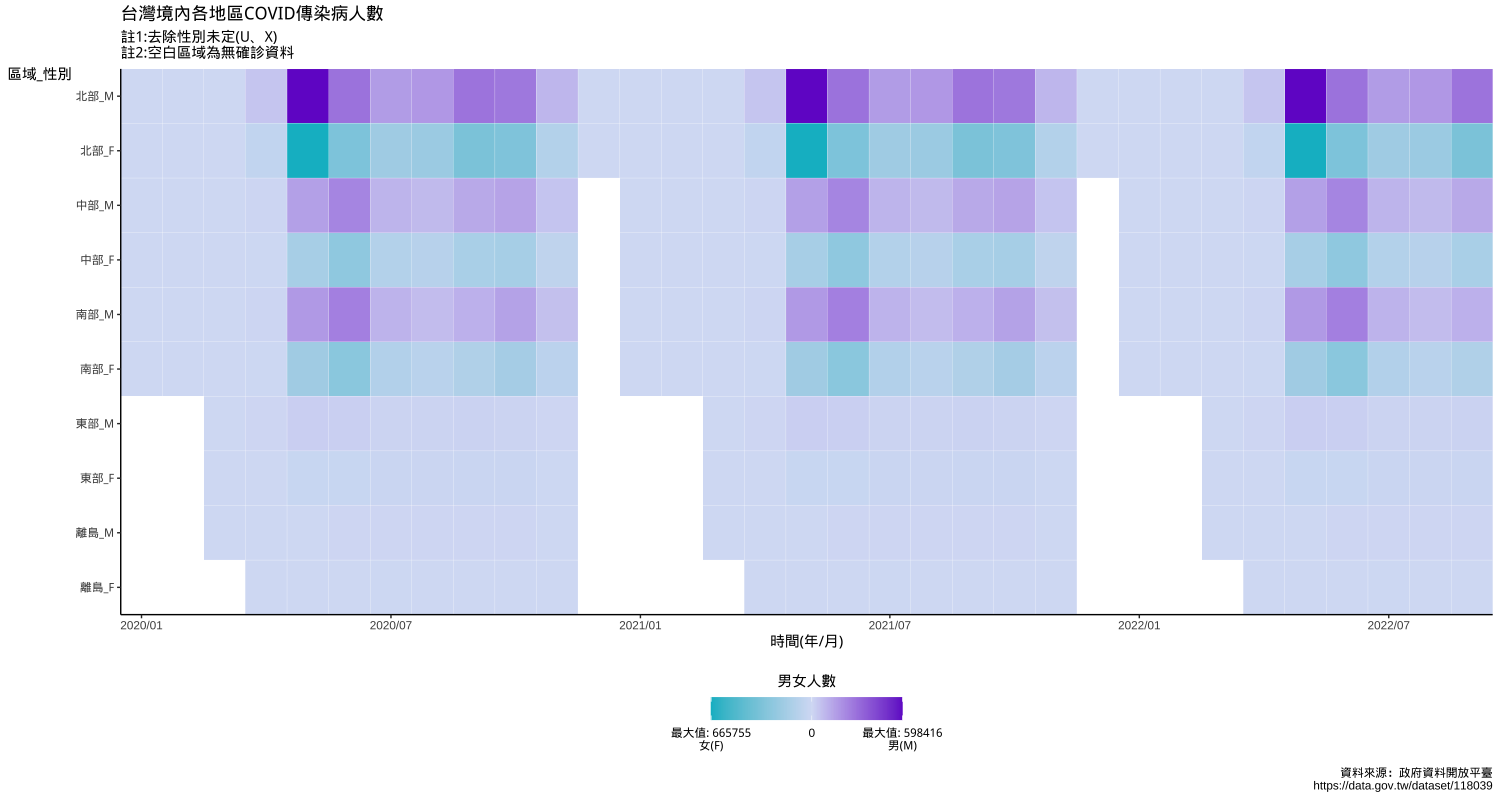

This figure's R source:
# source: https://github.com/linttttt/111-1-econDV/blob/22940a91e1d0978bc4045c816949e7ec9e4d3d97/week9_COVID.R

COVIDNationalSum <- readRDS(file = "./winner/COVIDNationalSum.Rds")

pltCOVID=Plot()
pltCOVID$ggplot = ggplot(data = COVIDNationalSum)
pltCOVID$geoms = list(
  geom_tile(
    aes(
      x = yearPlusMonth,
      y = `區域_性別`,
      fill = numberColor
    ),
    width = 1,
    height = 1
  ),
  geom_vline(
    aes(xintercept = x),
    color = "white",
    size = 0.1
  ),
  geom_hline(
    aes(yintercept = y),
    color = "white",
    size = 0.1
  )
)

maxMale <- max(COVIDNationalSum$numberColor)
maxFemale <- min(COVIDNationalSum$numberColor)

pltCOVID$scale = scale_fill_gradient2(
  name = "男女人數",
  low = "#00bbcc",
  mid = "#d6dff5",#ebeffa
  high = "#6304C8",
  na.value = "grey",
  breaks = c(maxMale, maxMale, 0, maxFemale, maxFemale),
  labels = c(paste("最大值:", maxMale), "\n男(M)",
             "0", paste("最大值:", maxFemale*(-1)), "\n女(F)"
  )
)

pltCOVID$others = list(
  scale_y_discrete(
    expand = c(0, 0)
  ),
  scale_x_discrete(
    expand = c(0, 0),
    breaks = c(
      202001, 202007,
      202101, 202107,
      202201, 202207),
    labels = c(
      "2020/01", "2020/07",
      "2021/01", "2021/07",
      "2022/01", '2022/07'),
    name = "時間(年/月)"
  )
)

pltCOVID$theme = list(
  theme(
    legend.position = "bottom",
    axis.title.y = element_text(angle = 0)),
  guides(
    fill = guide_colorbar(
      label.position = "bottom",
      title.position = "top",
      title.hjust = 0.5,
      barwidth = 10)
  )
)

pltCOVID$explain = list(
  labs(
    title = "台灣境內各地區COVID傳染病人數",
    subtitle = "註1:去除性別未定(U﹑X)\n註2:空白區域為無確診資料",
    caption = "資料來源：政府資料開放平臺\n https://data.gov.tw/dataset/118039"
  )
)

pltCOVID$make()+
  theme(
    plot.title = element_text(size = 20 #input$title
    ),
    plot.subtitle = element_text(size= 10 #input$subtitle
    ),
    plot.caption = element_text(size=10 #input$caption
    )
  )

pltCOVID$make()
rstudioapi::savePlotAsImage(
  "./winner/week11-graph6.png", width=1500, height=800, format = "png")

#econDV2::ggdash()
